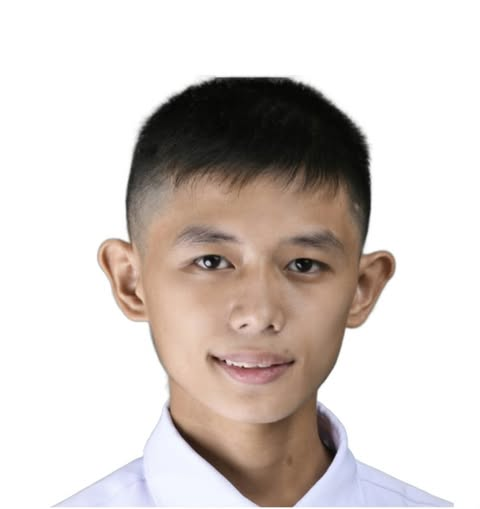
#> input picture test_images/883307605_872160035956443_8961643136430294767_n.jpg, 480 x 509 px
$ python -i blur_match.py   (imports and definitions only)
#> lines starting #> are read from the running program, lines starting #| are printed output that depends on the picture; after the words box and inside, x2 and y2 are one past the last pixel; in counts of white or black regions, pixels touching at a corner belong together
"""Bounded single-image defocus matching using Gaussian edge responses."""

import numpy as np
from PIL import Image, ImageFilter
from scipy.ndimage import binary_dilation, binary_erosion, distance_transform_edt, gaussian_filter, gaussian_laplace, map_coordinates


_EMPIRICAL_SIGMA_GRID = (1.5, 2.0, 2.5, 3.0, 3.5, 4.0, 5.0, 6.0, 7.0, 8.0, 9.0, 10.0, 11.0, 12.0)


# [104 lines left out: functions _empirical_surround_sigma_at256, _tile_log_hf_p75, not called in this run]


def estimate_tiles(luma):
    # For a Gaussian-blurred step edge, peak gradient is inversely proportional
    # to its width. Compare at known scales, as in DOI 10.1016/j.patcog.2011.03.009.
    scales = (.8, 2.0, 3.5)
    gradients = [tuple(gaussian_filter(luma, s, order=axis) for axis in ((1, 0), (0, 1)))
                 for s in scales]
    peaks = [np.hypot(*gradient) for gradient in gradients]
    y, x = np.indices(luma.shape, dtype=np.float32)
    ny, nx = (g / np.maximum(peaks[0], .01) for g in gradients[0])
    ridge = np.ones(luma.shape, bool)
    for direction in (-1, 1):
        neighbor = map_coordinates(peaks[0], [y + direction * ny, x + direction * nx], order=1, mode='nearest')
        ridge &= peaks[0] >= neighbor - .02
    ridge[:5] = ridge[-5:] = ridge[:, :5] = ridge[:, -5:] = False
    estimates = []
    for scale, peak in zip(scales[1:], peaks[1:]):
        ratio = (peaks[0] / np.maximum(peak, .01)) ** 2
        estimates.append(np.sqrt(np.maximum(0, (scale ** 2 - ratio * scales[0] ** 2) /
                                                np.maximum(ratio - 1, .001))))
        ridge &= (ratio > 1.04) & (peak >= 1.5)
    low, high = estimates
    valid = ridge & (peaks[0] >= 3) & (abs(low - high) <= .65 + .3 * high) & (high <= 12)
    rows = np.array_split(np.arange(luma.shape[0]), max(1, round(luma.shape[0] / 48)))
    columns = np.array_split(np.arange(luma.shape[1]), max(1, round(luma.shape[1] / 48)))
    tiles = np.full((len(rows), len(columns)), np.nan, np.float32)
    for row, ys in enumerate(rows):
        for column, xs in enumerate(columns):
            block = np.ix_(ys, xs)
            samples = high[block][valid[block]]
            if len(samples) >= 12:
                tiles[row, column] = np.median(samples)
    return tiles


def estimate_tiles_normalized(source, max_longest=256):
    """Return tile blur estimates normalized to longest-side=256 pixel units."""
    image = source if isinstance(source, Image.Image) else Image.fromarray(source)
    longest = max(image.size)
    scale = min(1., max_longest / longest)
    size = tuple(max(1, round(side * scale)) for side in image.size)
    luma = np.asarray(image.convert('L').resize(size, Image.Resampling.LANCZOS), dtype=np.float32)
    return estimate_tiles(luma) / (scale * longest / 256), size


# [161 lines left out: function match_surroundings, not called in this run]

>>> import cv2
>>> picture = cv2.imread('../test_images/883307605_872160035956443_8961643136430294767_n.jpg', cv2.IMREAD_GRAYSCALE)
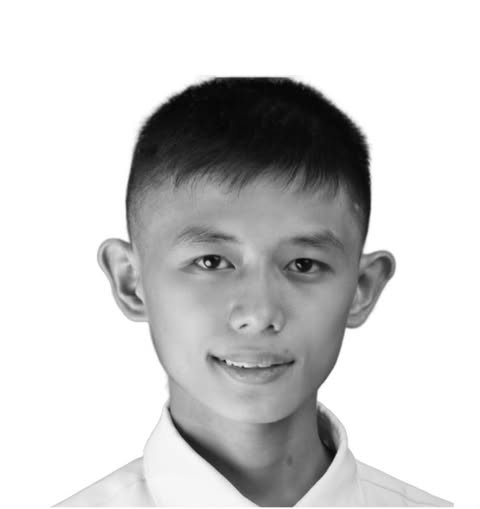
#> picture: shape (509, 480); min 2, max 255, mean 205.4
>>> result = estimate_tiles_normalized(picture)
#> in estimate_tiles, `gradients = [tuple(gaussian_filter(luma, s, order=axis) for axis in ((..`: gradients = 3 items
#> in estimate_tiles, `ny, nx = (g / np.maximum(peaks[0], .01) for g in gradients[0])`:
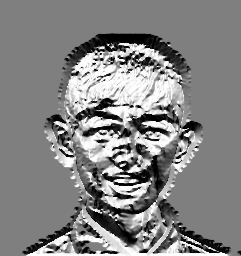
#> ny: shape (256, 241) float32; min -1, max 1, mean 0.0421; drawn with min black and max white
#> in estimate_tiles, `ny, nx = (g / np.maximum(peaks[0], .01) for g in gradients[0])`:
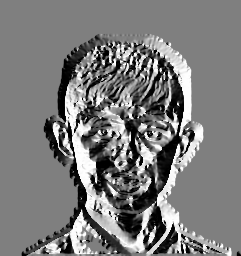
#> nx: shape (256, 241) float32; min -1, max 1, mean -0.0284; drawn with min black and max white
#> in estimate_tiles, `ridge[:5] = ridge[-5:] = ridge[:, :5] = ridge[:, -5:] = False`:
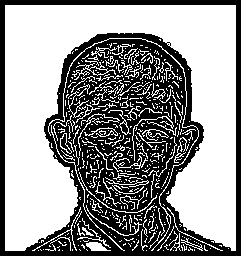
#> ridge: shape (256, 241) bool; 58.4% white; 3 black regions (2 under 20 px), largest, box (x1, y1, x2, y2) and area: (0, 0, 241, 256) 25681
#> the loop in estimate_tiles, `for scale, peak in zip(scales[1:], peaks[1:]):` made 2 passes
#> scale on passes 1 to 2: 2, 3.5
#> pass 2, in estimate_tiles, `ridge &= (ratio > 1.04) & (peak >= 1.5)`:
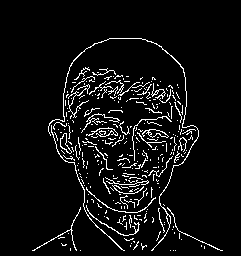
#> ridge: shape (256, 241) bool; 6.1% white in thin lines or dots, all inside (x1, y1, x2, y2) = (32, 38, 223, 251)
#> after the loop in estimate_tiles, `for scale, peak in zip(scales[1:], peaks[1:]):`: estimates = 2 items
#> in estimate_tiles, `low, high = estimates`:
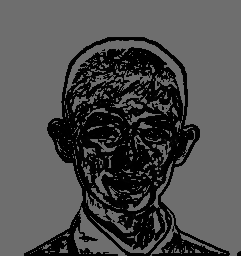
#> high: shape (256, 241) float32; min 0, max 110.7, mean 78.9
#> in estimate_tiles, `valid = ridge & (peaks[0] >= 3) & (abs(low - high) <= .65 + .3 * high)..`:
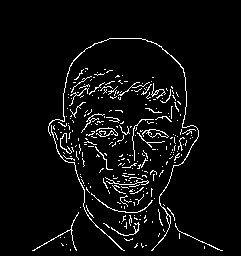
#> valid: shape (256, 241) bool; 5% white in thin lines or dots, all inside (x1, y1, x2, y2) = (32, 38, 223, 251)
#> in estimate_tiles, `rows = np.array_split(np.arange(luma.shape[0]), max(1, round(luma.shap..`: rows = 5 items
#> in estimate_tiles, `tiles = np.full((len(rows), len(columns)), np.nan, np.float32)`: tiles = [[nan, nan, nan, nan, nan], [nan, nan, nan, nan, nan], [nan, nan, nan, nan, nan], [nan, nan, nan, nan, nan], [nan, nan, nan, nan, nan]]
#> the loop in estimate_tiles, `for row, ys in enumerate(rows):` made 5 passes
#> after the loop in estimate_tiles, `for row, ys in enumerate(rows):`: tiles = [[nan, 0.955, 0.855, 1.1, nan], [nan, 1.69, 2.35, 1.53, nan], [nan, 0.689, 1, 0.576, 0.734], [nan, 0.715, 0.98, 0.768, nan], [0, 0, 1.88, 0.669, 0.291]]

$ run again, on test_images/851128671_1090321427166748_3093066005956191228_n.png
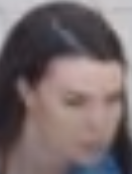
#> input picture test_images/851128671_1090321427166748_3093066005956191228_n.png, 132 x 174 px
#> gradients = 3 items
#> in estimate_tiles, `ridge[:5] = ridge[-5:] = ridge[:, :5] = ridge[:, -5:] = False`:
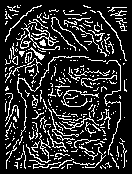
#> ridge: shape (174, 132) bool; 17.6% white in thin lines or dots, all inside (x1, y1, x2, y2) = (5, 5, 127, 169)
#> the loop in estimate_tiles, `for scale, peak in zip(scales[1:], peaks[1:]):` made 2 passes
#> scale on passes 1 to 2: 2, 3.5
#> after the loop in estimate_tiles, `for scale, peak in zip(scales[1:], peaks[1:]):`: estimates = 2 items
#> in estimate_tiles, `valid = ridge & (peaks[0] >= 3) & (abs(low - high) <= .65 + .3 * high)..`:
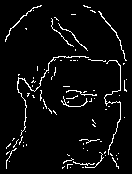
#> valid: shape (174, 132) bool; 4.9% white in thin lines or dots, all inside (x1, y1, x2, y2) = (5, 5, 127, 169)
#> rows = 4 items
#> columns = 3 items
#> in estimate_tiles, `tiles = np.full((len(rows), len(columns)), np.nan, np.float32)`: tiles = [[nan, nan, nan], [nan, nan, nan], [nan, nan, nan], [nan, nan, nan]]
#> the loop in estimate_tiles, `for row, ys in enumerate(rows):` made 4 passes
#> after the loop in estimate_tiles, `for row, ys in enumerate(rows):`: tiles = [[2.96, 1.72, 2.81], [2.55, 3.82, 2.35], [2.4, 2.71, 2.47], [3.97, 3.21, 2.9]]
#> result = ([[4.36, 2.54, 4.14], [3.75, 5.62, 3.45], [3.53, 3.99, 3.64], [5.84, 4.72, 4.26]], (132, 174))
